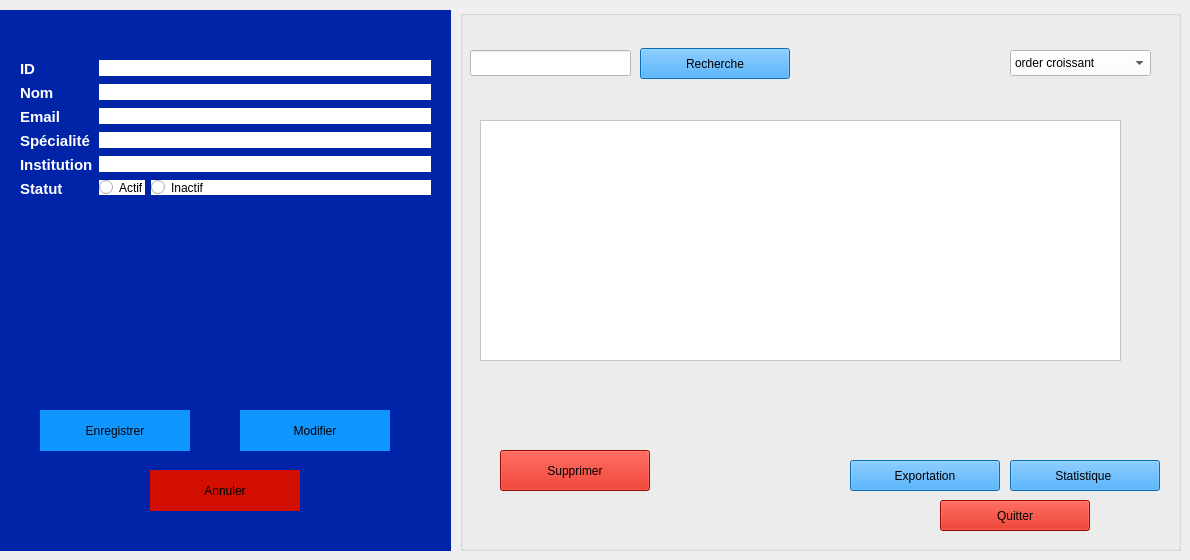
     <widget class="QWidget" name="tab_reviewer">
      <attribute name="title">
       <string>Gestion Reviewer</string>
      </attribute>
      <widget class="QGroupBox" name="groupBox_Reviewer_Form">
       <property name="geometry">
        <rect>
         <x>0</x>
         <y>10</y>
         <width>451</width>
         <height>541</height>
        </rect>
       </property>
       <property name="styleSheet">
        <string notr="true">background-color: rgb(0, 36, 168);
border: #A8D3F0;</string>
       </property>
       <property name="title">
        <string/>
       </property>
       <widget class="QWidget" name="formLayoutWidget_Reviewer">
        <property name="geometry">
         <rect>
          <x>20</x>
          <y>50</y>
          <width>411</width>
          <height>261</height>
         </rect>
        </property>
        <layout class="QFormLayout" name="formLayout_Reviewer">
         <item row="0" column="0">
          <widget class="QLabel" name="label_Rev_ID">
           <property name="text">
            <string>&lt;html&gt;&lt;head/&gt;&lt;body&gt;&lt;p&gt;&lt;span style=&quot; font-size:11pt; font-weight:700; color:#ffffff;&quot;&gt;ID&lt;/span&gt;&lt;/p&gt;&lt;/body&gt;&lt;/html&gt;</string>
           </property>
          </widget>
         </item>
         <item row="0" column="1">
          <widget class="QLineEdit" name="idReviewer">
           <property name="styleSheet">
            <string notr="true">background-color: rgb(255, 255, 255);</string>
           </property>
          </widget>
         </item>
         <item row="1" column="0">
          <widget class="QLabel" name="label_Rev_Nom">
           <property name="text">
            <string>&lt;html&gt;&lt;head/&gt;&lt;body&gt;&lt;p&gt;&lt;span style=&quot; font-size:11pt; font-weight:700; color:#ffffff;&quot;&gt;Nom&lt;/span&gt;&lt;/p&gt;&lt;/body&gt;&lt;/html&gt;</string>
           </property>
          </widget>
         </item>
         <item row="1" column="1">
          <widget class="QLineEdit" name="nomReviewer">
           <property name="styleSheet">
            <string notr="true">background-color: rgb(255, 255, 255);</string>
           </property>
          </widget>
         </item>
         <item row="2" column="0">
          <widget class="QLabel" name="label_Rev_Email">
           <property name="text">
            <string>&lt;html&gt;&lt;head/&gt;&lt;body&gt;&lt;p&gt;&lt;span style=&quot; font-size:11pt; font-weight:700; color:#ffffff;&quot;&gt;Email&lt;/span&gt;&lt;/p&gt;&lt;/body&gt;&lt;/html&gt;</string>
           </property>
          </widget>
         </item>
         <item row="2" column="1">
          <widget class="QLineEdit" name="emailReviewer">
           <property name="styleSheet">
            <string notr="true">background-color: rgb(255, 255, 255);</string>
           </property>
          </widget>
         </item>
         <item row="3" column="0">
          <widget class="QLabel" name="label_Rev_Spec">
           <property name="text">
            <string>&lt;html&gt;&lt;head/&gt;&lt;body&gt;&lt;p&gt;&lt;span style=&quot; font-size:11pt; font-weight:700; color:#ffffff;&quot;&gt;Spécialité&lt;/span&gt;&lt;/p&gt;&lt;/body&gt;&lt;/html&gt;</string>
           </property>
          </widget>
         </item>
         <item row="3" column="1">
          <widget class="QLineEdit" name="specialiteReviewer">
           <property name="styleSheet">
            <string notr="true">background-color: rgb(255, 255, 255);</string>
           </property>
          </widget>
         </item>
         <item row="4" column="0">
          <widget class="QLabel" name="label_Rev_Inst">
           <property name="text">
            <string>&lt;html&gt;&lt;head/&gt;&lt;body&gt;&lt;p&gt;&lt;span style=&quot; font-size:11pt; font-weight:700; color:#ffffff;&quot;&gt;Institution&lt;/span&gt;&lt;/p&gt;&lt;/body&gt;&lt;/html&gt;</string>
           </property>
          </widget>
         </item>
         <item row="4" column="1">
          <widget class="QLineEdit" name="institutionReviewer">
           <property name="styleSheet">
            <string notr="true">background-color: rgb(255, 255, 255);</string>
           </property>
          </widget>
         </item>
         <item row="5" column="0">
          <widget class="QLabel" name="label_Rev_Statut">
           <property name="text">
            <string>&lt;html&gt;&lt;head/&gt;&lt;body&gt;&lt;p&gt;&lt;span style=&quot; font-size:11pt; font-weight:700; color:#ffffff;&quot;&gt;Statut&lt;/span&gt;&lt;/p&gt;&lt;/body&gt;&lt;/html&gt;</string>
           </property>
          </widget>
         </item>
         <item row="5" column="1">
          <layout class="QFormLayout" name="formLayout_Rev_Statut">
           <item row="0" column="0">
            <widget class="QRadioButton" name="actifReviewer">
             <property name="styleSheet">
              <string notr="true">background-color: rgb(255, 255, 255);</string>
             </property>
             <property name="text">
              <string>Actif</string>
             </property>
            </widget>
           </item>
           <item row="0" column="1">
            <widget class="QRadioButton" name="inactifReviewer">
             <property name="styleSheet">
              <string notr="true">background-color: rgb(255, 255, 255);</string>
             </property>
             <property name="text">
              <string>Inactif</string>
             </property>
            </widget>
           </item>
          </layout>
         </item>
        </layout>
       </widget>
       <widget class="QPushButton" name="enregistrerReviewer">
        <property name="geometry">
         <rect>
          <x>40</x>
          <y>400</y>
          <width>150</width>
          <height>41</height>
         </rect>
        </property>
        <property name="styleSheet">
         <string notr="true">background-color: rgb(16, 151, 255);</string>
        </property>
        <property name="text">
         <string>Enregistrer</string>
        </property>
       </widget>
       <widget class="QPushButton" name="modifierReviewer">
        <property name="geometry">
         <rect>
          <x>240</x>
          <y>400</y>
          <width>150</width>
          <height>41</height>
         </rect>
        </property>
        <property name="styleSheet">
         <string notr="true">background-color: rgb(16, 151, 255);</string>
        </property>
        <property name="text">
         <string>Modifier</string>
        </property>
       </widget>
       <widget class="QPushButton" name="annulerReviewer">
        <property name="geometry">
         <rect>
          <x>150</x>
          <y>460</y>
          <width>150</width>
          <height>41</height>
         </rect>
        </property>
        <property name="styleSheet">
         <string notr="true">background-color: rgb(209, 14, 0);</string>
        </property>
        <property name="text">
         <string>Annuler</string>
        </property>
       </widget>
      </widget>
      <widget class="QGroupBox" name="groupBox_Session_List_3">
       <property name="geometry">
        <rect>
         <x>460</x>
         <y>10</y>
         <width>721</width>
         <height>541</height>
        </rect>
       </property>
       <property name="styleSheet">
        <string notr="true">background-color: rgb(0, 36, 168);
border: #A8D3F0;
/* Style pour tous les GroupBox */
QGroupBox {
    border: 2px solid #2c3e50; /* Couleur de la bordure */
    border-radius: 15px;      /* Même arrondi que les boutons */
    margin-top: 20px;         /* Espace pour le titre en haut */
    font-weight: bold;
    color: #2c3e50;
}
/* Style spécifique pour le titre du GroupBox */
QGroupBox::title {
    subcontrol-origin: margin;
    subcontrol-position: top center; /* Place le titre en haut au centre */
    padding: 0 10px;
}</string>
       </property>
       <property name="title">
        <string/>
       </property>
       <widget class="QLineEdit" name="rechSession_3">
        <property name="geometry">
         <rect>
          <x>10</x>
          <y>40</y>
          <width>161</width>
          <height>26</height>
         </rect>
        </property>
        <property name="styleSheet">
         <string notr="true">background-color: rgb(255, 255, 255);</string>
        </property>
       </widget>
       <widget class="QPushButton" name="rechercheSession_3">
        <property name="geometry">
         <rect>
          <x>180</x>
          <y>38</y>
          <width>150</width>
          <height>31</height>
         </rect>
        </property>
        <property name="styleSheet">
         <string notr="true">background-color: rgb(16, 151, 255);
</string>
        </property>
        <property name="text">
         <string>Recherche</string>
        </property>
       </widget>
       <widget class="QPushButton" name="statSession_3">
        <property name="geometry">
         <rect>
          <x>550</x>
          <y>450</y>
          <width>150</width>
          <height>31</height>
         </rect>
        </property>
        <property name="styleSheet">
         <string notr="true">background-color: rgb(16, 151, 255);
</string>
        </property>
        <property name="text">
         <string>Statistique </string>
        </property>
       </widget>
       <widget class="QPushButton" name="SuppSession_3">
        <property name="geometry">
         <rect>
          <x>40</x>
          <y>440</y>
          <width>150</width>
          <height>41</height>
         </rect>
        </property>
        <property name="styleSheet">
         <string notr="true">background-color: rgb(209, 14, 0);</string>
        </property>
        <property name="text">
         <string>Supprimer</string>
        </property>
       </widget>
       <widget class="QPushButton" name="quitterSession_3">
        <property name="geometry">
         <rect>
          <x>480</x>
          <y>490</y>
          <width>150</width>
          <height>31</height>
         </rect>
        </property>
        <property name="styleSheet">
         <string notr="true">background-color: rgb(209, 14, 0);
</string>
        </property>
        <property name="text">
         <string>Quitter</string>
        </property>
       </widget>
       <widget class="QPushButton" name="expoSession_3">
        <property name="geometry">
         <rect>
          <x>390</x>
          <y>450</y>
          <width>150</width>
          <height>31</height>
         </rect>
        </property>
        <property name="styleSheet">
         <string notr="true">background-color: rgb(16, 151, 255);
</string>
        </property>
        <property name="text">
         <string>Exportation</string>
        </property>
       </widget>
       <widget class="QComboBox" name="comboBox_7">
        <property name="geometry">
         <rect>
          <x>550</x>
          <y>40</y>
          <width>141</width>
          <height>26</height>
         </rect>
        </property>
        <property name="palette">
         <palette>
          <active>
           <colorrole role="WindowText">
            <brush brushstyle="SolidPattern">
             <color alpha="255">
              <red>0</red>
              <green>0</green>
              <blue>0</blue>
             </color>
            </brush>
           </colorrole>
           <colorrole role="Button">
            <brush brushstyle="SolidPattern">
             <color alpha="255">
              <red>255</red>
              <green>255</green>
              <blue>255</blue>
             </color>
            </brush>
           </colorrole>
           <colorrole role="Light">
            <brush brushstyle="SolidPattern">
             <color alpha="255">
              <red>255</red>
              <green>255</green>
              <blue>255</blue>
             </color>
            </brush>
           </colorrole>
           <colorrole role="Midlight">
            <brush brushstyle="SolidPattern">
             <color alpha="255">
              <red>255</red>
              <green>255</green>
              <blue>255</blue>
             </color>
            </brush>
           </colorrole>
           <colorrole role="Dark">
            <brush brushstyle="SolidPattern">
             <color alpha="255">
              <red>127</red>
              <green>127</green>
              <blue>127</blue>
             </color>
            </brush>
           </colorrole>
           <colorrole role="Mid">
            <brush brushstyle="SolidPattern">
             <color alpha="255">
              <red>170</red>
              <green>170</green>
              <blue>170</blue>
             </color>
            </brush>
           </colorrole>
           <colorrole role="Text">
            <brush brushstyle="SolidPattern">
             <color alpha="255">
              <red>0</red>
              <green>0</green>
              <blue>0</blue>
             </color>
            </brush>
           </colorrole>
           <colorrole role="BrightText">
            <brush brushstyle="SolidPattern">
             <color alpha="255">
              <red>255</red>
              <green>255</green>
              <blue>255</blue>
             </color>
            </brush>
           </colorrole>
           <colorrole role="ButtonText">
            <brush brushstyle="SolidPattern">
             <color alpha="255">
              <red>0</red>
              <green>0</green>
              <blue>0</blue>
             </color>
            </brush>
           </colorrole>
           <colorrole role="Base">
            <brush brushstyle="SolidPattern">
             <color alpha="255">
              <red>255</red>
              <green>255</green>
              <blue>255</blue>
             </color>
            </brush>
           </colorrole>
           <colorrole role="Window">
            <brush brushstyle="SolidPattern">
             <color alpha="255">
              <red>255</red>
              <green>255</green>
              <blue>255</blue>
             </color>
            </brush>
           </colorrole>
           <colorrole role="Shadow">
            <brush brushstyle="SolidPattern">
             <color alpha="255">
              <red>0</red>
              <green>0</green>
              <blue>0</blue>
             </color>
            </brush>
           </colorrole>
           <colorrole role="AlternateBase">
            <brush brushstyle="SolidPattern">
             <color alpha="255">
              <red>255</red>
              <green>255</green>
              <blue>255</blue>
             </color>
            </brush>
           </colorrole>
           <colorrole role="ToolTipBase">
            <brush brushstyle="SolidPattern">
             <color alpha="255">
              <red>255</red>
              <green>255</green>
              <blue>220</blue>
             </color>
            </brush>
           </colorrole>
           <colorrole role="ToolTipText">
            <brush brushstyle="SolidPattern">
             <color alpha="255">
              <red>0</red>
              <green>0</green>
              <blue>0</blue>
             </color>
            </brush>
           </colorrole>
           <colorrole role="PlaceholderText">
            <brush brushstyle="SolidPattern">
             <color alpha="127">
              <red>0</red>
              <green>0</green>
              <blue>0</blue>
             </color>
            </brush>
           </colorrole>
           <colorrole role="Accent">
            <brush brushstyle="SolidPattern">
             <color alpha="255">
              <red>255</red>
              <green>255</green>
              <blue>255</blue>
             </color>
            </brush>
           </colorrole>
          </active>
          <inactive>
           <colorrole role="WindowText">
            <brush brushstyle="SolidPattern">
             <color alpha="255">
              <red>0</red>
              <green>0</green>
              <blue>0</blue>
             </color>
            </brush>
           </colorrole>
           <colorrole role="Button">
            <brush brushstyle="SolidPattern">
             <color alpha="255">
              <red>255</red>
              <green>255</green>
              <blue>255</blue>
             </color>
            </brush>
           </colorrole>
           <colorrole role="Light">
            <brush brushstyle="SolidPattern">
             <color alpha="255">
              <red>255</red>
              <green>255</green>
              <blue>255</blue>
             </color>
            </brush>
           </colorrole>
           <colorrole role="Midlight">
            <brush brushstyle="SolidPattern">
             <color alpha="255">
              <red>255</red>
              <green>255</green>
              <blue>255</blue>
             </color>
            </brush>
           </colorrole>
           <colorrole role="Dark">
            <brush brushstyle="SolidPattern">
             <color alpha="255">
              <red>127</red>
              <green>127</green>
              <blue>127</blue>
             </color>
            </brush>
           </colorrole>
           <colorrole role="Mid">
            <brush brushstyle="SolidPattern">
             <color alpha="255">
              <red>170</red>
              <green>170</green>
              <blue>170</blue>
             </color>
            </brush>
           </colorrole>
           <colorrole role="Text">
            <brush brushstyle="SolidPattern">
             <color alpha="255">
              <red>0</red>
              <green>0</green>
              <blue>0</blue>
             </color>
            </brush>
           </colorrole>
           <colorrole role="BrightText">
            <brush brushstyle="SolidPattern">
             <color alpha="255">
              <red>255</red>
              <green>255</green>
              <blue>255</blue>
             </color>
            </brush>
           </colorrole>
           <colorrole role="ButtonText">
            <brush brushstyle="SolidPattern">
             <color alpha="255">
              <red>0</red>
              <green>0</green>
              <blue>0</blue>
             </color>
            </brush>
           </colorrole>
           <colorrole role="Base">
            <brush brushstyle="SolidPattern">
             <color alpha="255">
              <red>255</red>
              <green>255</green>
              <blue>255</blue>
             </color>
            </brush>
           </colorrole>
           <colorrole role="Window">
            <brush brushstyle="SolidPattern">
             <color alpha="255">
              <red>255</red>
              <green>255</green>
              <blue>255</blue>
             </color>
            </brush>
           </colorrole>
           <colorrole role="Shadow">
            <brush brushstyle="SolidPattern">
             <color alpha="255">
              <red>0</red>
              <green>0</green>
              <blue>0</blue>
             </color>
            </brush>
           </colorrole>
           <colorrole role="AlternateBase">
            <brush brushstyle="SolidPattern">
             <color alpha="255">
              <red>255</red>
              <green>255</green>
              <blue>255</blue>
             </color>
            </brush>
           </colorrole>
           <colorrole role="ToolTipBase">
            <brush brushstyle="SolidPattern">
             <color alpha="255">
              <red>255</red>
              <green>255</green>
              <blue>220</blue>
             </color>
            </brush>
           </colorrole>
           <colorrole role="ToolTipText">
            <brush brushstyle="SolidPattern">
             <color alpha="255">
              <red>0</red>
              <green>0</green>
              <blue>0</blue>
             </color>
            </brush>
           </colorrole>
           <colorrole role="PlaceholderText">
            <brush brushstyle="SolidPattern">
             <color alpha="127">
              <red>0</red>
              <green>0</green>
              <blue>0</blue>
             </color>
            </brush>
           </colorrole>
           <colorrole role="Accent">
            <brush brushstyle="SolidPattern">
             <color alpha="255">
              <red>255</red>
              <green>255</green>
              <blue>255</blue>
             </color>
            </brush>
           </colorrole>
          </inactive>
          <disabled>
           <colorrole role="WindowText">
            <brush brushstyle="SolidPattern">
             <color alpha="255">
              <red>127</red>
              <green>127</green>
              <blue>127</blue>
             </color>
            </brush>
           </colorrole>
           <colorrole role="Button">
            <brush brushstyle="SolidPattern">
             <color alpha="255">
              <red>255</red>
              <green>255</green>
              <blue>255</blue>
             </color>
            </brush>
           </colorrole>
           <colorrole role="Light">
            <brush brushstyle="SolidPattern">
             <color alpha="255">
              <red>255</red>
              <green>255</green>
              <blue>255</blue>
             </color>
            </brush>
           </colorrole>
           <colorrole role="Midlight">
            <brush brushstyle="SolidPattern">
             <color alpha="255">
              <red>255</red>
              <green>255</green>
              <blue>255</blue>
             </color>
            </brush>
           </colorrole>
           <colorrole role="Dark">
            <brush brushstyle="SolidPattern">
             <color alpha="255">
              <red>127</red>
              <green>127</green>
              <blue>127</blue>
             </color>
            </brush>
           </colorrole>
           <colorrole role="Mid">
            <brush brushstyle="SolidPattern">
             <color alpha="255">
              <red>170</red>
              <green>170</green>
              <blue>170</blue>
             </color>
            </brush>
           </colorrole>
           <colorrole role="Text">
            <brush brushstyle="SolidPattern">
             <color alpha="255">
              <red>127</red>
              <green>127</green>
              <blue>127</blue>
             </color>
            </brush>
           </colorrole>
           <colorrole role="BrightText">
            <brush brushstyle="SolidPattern">
             <color alpha="255">
              <red>255</red>
              <green>255</green>
              <blue>255</blue>
             </color>
            </brush>
           </colorrole>
           <colorrole role="ButtonText">
            <brush brushstyle="SolidPattern">
             <color alpha="255">
              <red>127</red>
              <green>127</green>
              <blue>127</blue>
             </color>
            </brush>
           </colorrole>
           <colorrole role="Base">
            <brush brushstyle="SolidPattern">
             <color alpha="255">
              <red>255</red>
              <green>255</green>
              <blue>255</blue>
             </color>
            </brush>
           </colorrole>
           <colorrole role="Window">
            <brush brushstyle="SolidPattern">
             <color alpha="255">
              <red>255</red>
              <green>255</green>
              <blue>255</blue>
             </color>
            </brush>
           </colorrole>
           <colorrole role="Shadow">
            <brush brushstyle="SolidPattern">
             <color alpha="255">
              <red>0</red>
              <green>0</green>
              <blue>0</blue>
             </color>
            </brush>
           </colorrole>
           <colorrole role="AlternateBase">
            <brush brushstyle="SolidPattern">
             <color alpha="255">
              <red>255</red>
              <green>255</green>
              <blue>255</blue>
             </color>
            </brush>
           </colorrole>
           <colorrole role="ToolTipBase">
            <brush brushstyle="SolidPattern">
             <color alpha="255">
              <red>255</red>
              <green>255</green>
              <blue>220</blue>
             </color>
            </brush>
           </colorrole>
           <colorrole role="ToolTipText">
            <brush brushstyle="SolidPattern">
             <color alpha="255">
              <red>0</red>
              <green>0</green>
              <blue>0</blue>
             </color>
            </brush>
           </colorrole>
           <colorrole role="PlaceholderText">
            <brush brushstyle="SolidPattern">
             <color alpha="127">
              <red>127</red>
              <green>127</green>
              <blue>127</blue>
             </color>
            </brush>
           </colorrole>
           <colorrole role="Accent">
            <brush brushstyle="SolidPattern">
             <color alpha="255">
              <red>255</red>
              <green>255</green>
              <blue>255</blue>
             </color>
            </brush>
           </colorrole>
          </disabled>
         </palette>
        </property>
        <property name="styleSheet">
         <string notr="true">background-color: rgb(255, 255, 255);</string>
        </property>
        <item>
         <property name="text">
          <string>order croissant</string>
         </property>
        </item>
        <item>
         <property name="text">
          <string>order decroissant</string>
         </property>
        </item>
       </widget>
       <widget class="QTableWidget" name="tableWidget_7">
        <property name="geometry">
         <rect>
          <x>20</x>
          <y>110</y>
          <width>641</width>
          <height>241</height>
         </rect>
        </property>
        <property name="styleSheet">
         <string notr="true">background-color: rgb(255, 255, 255);</string>
        </property>
       </widget>
      </widget>
     </widget>
